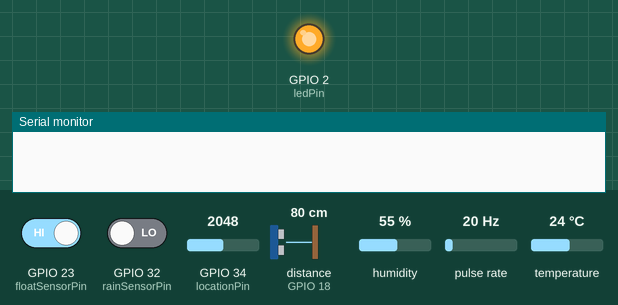
Bench run of a sketch on a simulated ESP32. Parts: output pins drawn as LEDs (lit = HIGH), the last lines printed to the serial monitor. Wiring (inferred from the names in the program): ultrasonic range finder: trigger GPIO 5; echo GPIO 18; pulse sensor: data GPIO 35. Inputs (shaded band) come from the test bench; at power-on: GPIO 34 (locationPin) = 2048, GPIO 23 (floatSensorPin) HIGH, GPIO 32 (rainSensorPin) LOW, distance to the obstacle (sensor on GPIO 18) 80 cm, humidity 55 %, pulse rate 20 Hz, temperature 24 °C. The echo pulse lasts 58.3 µs per cm; WiFi joins after 1.5 s; servers stay silent unless stated; pins used as bus, display or sensor lines are not drawn.

Above: at 0.1 s.
At 4.2 s:
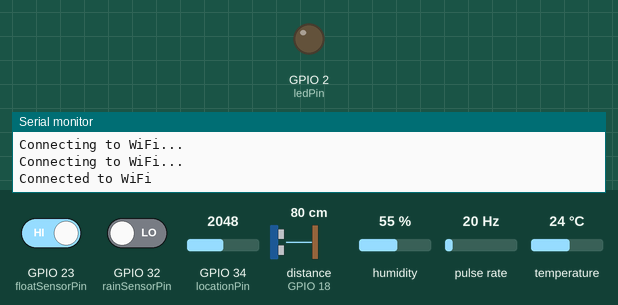
4.3 s: GPIO 34 (locationPin) set to 1415
6.5 s: GPIO 34 (locationPin) set to 1495
Timing chart, 0 to 9.5 s (numbered marks = the images above; inputs shaded):
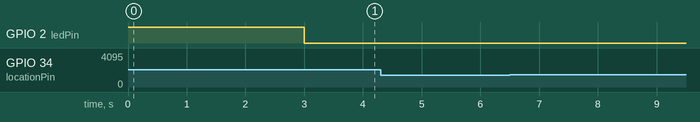

The sketch:

code.ino
```cpp
#include <WiFi.h>
#include <HTTPClient.h>
#include "DHT.h"

// WiFi credentials
const char *ssid = "MAHAKAL";
const char *password = "sateri456";

// Server and user configuration
const char *serverUrl = "https://1be56469-efc1-4d75-8a1a-ad3133b3084a-00-2tx68ed5s69to.sisko.replit.dev/predict/";
// const char *nodeName = "mumbai";

// https://1be56469-efc1-4d75-8a1a-ad3133b3084a-00-2tx68ed5s69to.sisko.replit.dev/predict/?NodeName=mumbai&MonsoonIntensity=3&TopographyDrainage=5&RiverManagement=1&ClimateChange=6&Siltation=6&DrainageSystems=9&CoastalVulnerability=5&Watersheds=6&DeterioratingInfrastructure=9&WetlandLoss=2

// Sensor pins
#define DHTPIN 15        // DHT11 sensor connected to pin 15
#define DHTTYPE DHT11    // Define the sensor type
#define rainSensorPin 32 // Digital pin: HIGH means rain, LOW means no rain
#define floatSensorPin 23 // Digital pin: HIGH means water max, LOW means water low
#define ultrasonicTrigPin 5 // Ultrasonic sensor trig pin
#define ultrasonicEchoPin 18 // Ultrasonic sensor echo pin
#define locationPin 34       // Analog pin for location sensor
#define flowSensorPin 35     // Flow sensor connected to pin 35
const int ledPin = 2;


// DHT sensor instance
DHT dht(DHTPIN, DHTTYPE);

// Flow sensor variables
float calibrationFactor = 4.5;
volatile byte pulseCount;
float flowRate;
unsigned int flowMilliLitres;
unsigned long totalMilliLitres;
long currentMillis = 0;
long previousMillis = 0;
int interval = 1000;

// Function prototypes
void IRAM_ATTR pulseCounter();
void calculateParameters();
void makeGetRequest();
float getDistance();
void calculateFlowRate();

// Global variables for parameters
int monsoonIntensity;
int topographyDrainage;
int riverManagement;
int climateChange;
int siltation;
int drainageSystems;
int coastalVulnerability;
int watersheds;
int deterioratingInfrastructure;
int wetlandLoss;

String nodename;
float latitude, longitude;

int locationValue = 0;


void setup() {
  Serial.begin(115200);
  dht.begin();
  pinMode(ledPin, OUTPUT);

  digitalWrite(ledPin, HIGH);

  // Connect to WiFi
  WiFi.begin(ssid, password);
  while (WiFi.status() != WL_CONNECTED) {
    delay(1000);
    Serial.println("Connecting to WiFi...");
  }
  Serial.println("Connected to WiFi");
  delay(1000);
  digitalWrite(ledPin, LOW);


  // Initialize pins
  pinMode(rainSensorPin, INPUT);
  pinMode(flowSensorPin, INPUT_PULLUP);
  pinMode(floatSensorPin, INPUT_PULLUP);
  pinMode(ultrasonicTrigPin, OUTPUT);
  pinMode(ultrasonicEchoPin, INPUT);

  // Initialize flow sensor
  pulseCount = 0;
  flowRate = 0.0;
  flowMilliLitres = 0;
  totalMilliLitres = 0;
  attachInterrupt(digitalPinToInterrupt(flowSensorPin), pulseCounter, FALLING);
}

// Interrupt service routine for flow sensor
void IRAM_ATTR pulseCounter() {
  pulseCount++;
}

// Function to calculate flow rate
void calculateFlowRate() {
  currentMillis = millis();
  if (currentMillis - previousMillis > interval) {
    byte pulse1Sec = pulseCount;
    pulseCount = 0;

    // Calculate flow rate and volume
    flowRate = ((1000.0 / (millis() - previousMillis)) * pulse1Sec) / calibrationFactor;
    flowMilliLitres = (flowRate / 60) * 1000;
    totalMilliLitres += flowMilliLitres;

    previousMillis = millis();

    // Print flow sensor data
    Serial.print("Flow rate: ");
    Serial.print(flowRate);
    Serial.print(" L/min\t");
    Serial.print("Total volume: ");
    Serial.print(totalMilliLitres);
    Serial.println(" mL");
  }
}

// Function to calculate distance using ultrasonic sensor
float getDistance() {
  digitalWrite(ultrasonicTrigPin, LOW);
  delayMicroseconds(2);
  digitalWrite(ultrasonicTrigPin, HIGH);
  delayMicroseconds(10);
  digitalWrite(ultrasonicTrigPin, LOW);

  long duration = pulseIn(ultrasonicEchoPin, HIGH);
  float distance = (duration * 0.034) / 2; // Convert to cm
  return distance;
}

void calculateParameters() {
  // Read sensor values
  float temperature = dht.readTemperature();  // In Celsius
  // temperature = random(24, 35); // Generates a random number

  float humidity = dht.readHumidity();       // Read humidity percentage
  int rainStatus = digitalRead(rainSensorPin); // HIGH = rain, LOW = no rain
  rainStatus = !rainStatus;
  int floatStatus = digitalRead(floatSensorPin); // HIGH = max water, LOW = low water
  floatStatus = !floatStatus;
  float riverLevel = getDistance(); // River level in cm
  locationValue = analogRead(locationPin); // Location sensor value

  // Check the range of locationValue and assign nodename and coordinates
  if (locationValue >= 0 && locationValue <= 485) {
    nodename = "Colaba";
    latitude = 18.9067;
    longitude = 72.8147;
  }
  else if (locationValue >= 486 && locationValue <= 970) {
    nodename = "Fort";
    latitude = 18.9345;
    longitude = 72.8371;
  }
  else if (locationValue >= 971 && locationValue <= 1455) {
    nodename = "MarineDrive";
    latitude = 18.9444;
    longitude = 72.8233;
  }
  else if (locationValue >= 1456 && locationValue <= 2415) {
    nodename = "Andheri";
    latitude = 19.1136;
    longitude = 72.8697;
  }
  else if (locationValue >= 2416 && locationValue <= 3000) {
    nodename = "Bandra";
    latitude = 19.0596;
    longitude = 72.8295;
  }
  else if (locationValue >= 3001 && locationValue <= 4095) {
    nodename = "Santacruz";
    latitude = 19.0843;
    longitude = 72.8360;
  }
  else {
    nodename = "Virar";  // Handle values outside the defined ranges
    latitude = 19.4564;
    longitude = 72.7925;
  }

  // Ensure valid sensor readings
  if (isnan(temperature) || isnan(humidity)) {
    Serial.println("Failed to read from DHT sensor!");
    return;
  }

  // Calculate parameters
  monsoonIntensity = (rainStatus == HIGH) ? map(humidity, 50, 100, 5, 10) : 3;
  topographyDrainage = map(riverLevel, 0, 300, 1, 10);
  riverManagement = map(flowRate, 0, 20, 1, 10);
  climateChange = map(temperature, 25, 40, 5, 10);
  siltation = map(riverLevel, 0, 189, 3, 9);
  drainageSystems = 10 - map(flowRate, 0, 20, 1, 8);
  coastalVulnerability = (rainStatus == HIGH) ? 8 : 5;
  watersheds = map(riverLevel, 0, 189, 3, 9);
  deterioratingInfrastructure = (floatStatus == HIGH) ? 9 : 4;
  wetlandLoss = rainStatus ? map(humidity, 50, 100, 5, 8) : 2;

  // Print parameters
  Serial.println("Calculated Parameters:");
  Serial.print("Monsoon Intensity: "); Serial.println(monsoonIntensity);
  Serial.print("Topography Drainage: "); Serial.println(topographyDrainage);
  Serial.print("River Management: "); Serial.println(riverManagement);
  Serial.print("Climate Change: "); Serial.println(climateChange);
  Serial.print("Siltation: "); Serial.println(siltation);
  Serial.print("Drainage Systems: "); Serial.println(drainageSystems);
  Serial.print("Coastal Vulnerability: "); Serial.println(coastalVulnerability);
  Serial.print("Watersheds: "); Serial.println(watersheds);
  Serial.print("Deteriorating Infrastructure: "); Serial.println(deterioratingInfrastructure);
  Serial.print("Wetland Loss: "); Serial.println(wetlandLoss);

  Serial.println("-----------------------");

  Serial.print("temperature: "); Serial.println(temperature);
  Serial.print("humidity: "); Serial.println(humidity);
  Serial.print("rainStatus: "); Serial.println(rainStatus);
  Serial.print("flowRate: "); Serial.println(flowRate);
  Serial.print("floatStatus: "); Serial.println(floatStatus);
  Serial.print("riverLevel: "); Serial.println(riverLevel);
  Serial.println("");
  Serial.print("location Value: "); Serial.println(locationValue);
  Serial.print("nodename: "); Serial.println(nodename);

  Serial.println("-----------------------");
}
// NodeName=mumbai&MonsoonIntensity=3&TopographyDrainage=5&RiverManagement=1&ClimateChange=6&Siltation=6&DrainageSystems=9&CoastalVulnerability=5&Watersheds=6&DeterioratingInfrastructure=9&WetlandLoss=2
void makeGetRequest() {
  HTTPClient http;
  String url = String(serverUrl) +
               "?NodeName=" + nodename +
               "&Latitude=" + latitude +
               "&Longitude=" + longitude +
               "&MonsoonIntensity=" + monsoonIntensity +
               "&TopographyDrainage=" + topographyDrainage +
               "&RiverManagement=" + riverManagement +
               "&ClimateChange=" + climateChange +
               "&Siltation=" + siltation +
               "&DrainageSystems=" + drainageSystems +
               "&CoastalVulnerability=" + coastalVulnerability +
               "&Watersheds=" + watersheds +
               "&DeterioratingInfrastructure=" + deterioratingInfrastructure +
               "&WetlandLoss=" + wetlandLoss;

  Serial.println("Sending GET request to: " + url);
  http.begin(url);

  digitalWrite(ledPin, HIGH);delay(1000);digitalWrite(ledPin, LOW);delay(1000);
  digitalWrite(ledPin, HIGH);delay(1000);digitalWrite(ledPin, LOW);delay(1000);
  digitalWrite(ledPin, HIGH);delay(1000);digitalWrite(ledPin, LOW);delay(1000);


  int httpCode = http.GET();
  if (httpCode > 0) {
    Serial.printf("HTTP response code: %d\n", httpCode);
    String payload = http.getString();
    Serial.println("Server response: " + payload);
  } else {
    Serial.printf("HTTP request failed, error: %s\n", http.errorToString(httpCode).c_str());
  }

  http.end();
}

void loop() {
  delay(2000);

  calculateFlowRate();
  calculateParameters();

  // Make API call every 20 seconds
  static long lastCallTime = millis();
  if (millis() - lastCallTime >= 20000) {
    makeGetRequest();
    lastCallTime = millis();
  }

  delay(1000);
}
```
